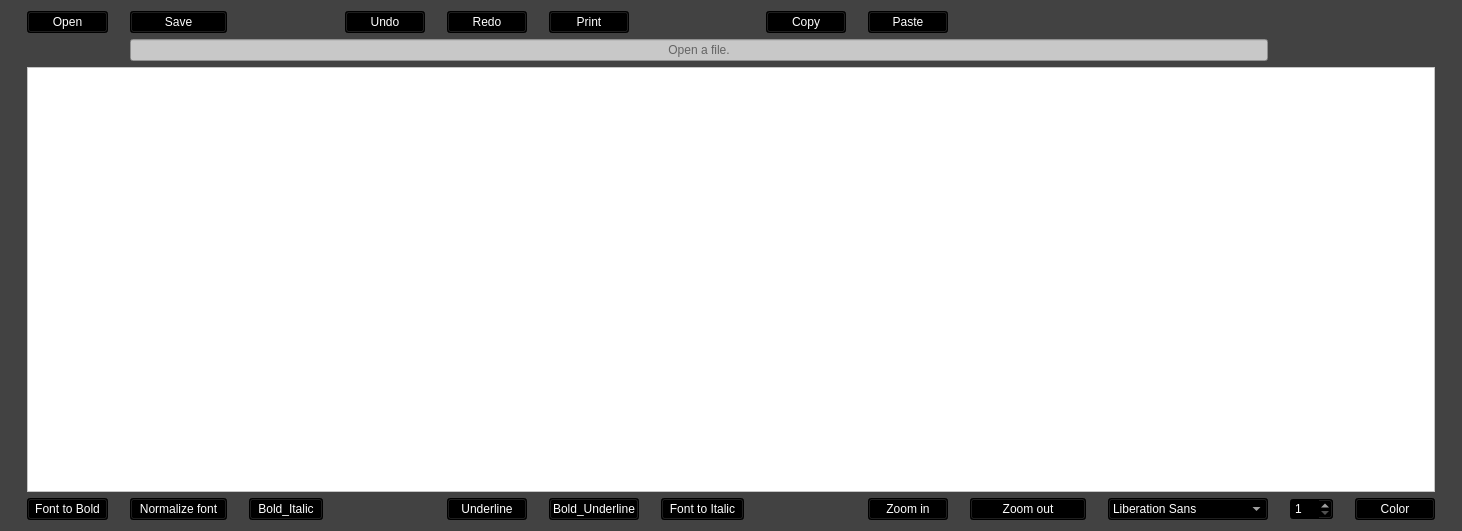
<?xml version="1.0" encoding="UTF-8"?>
<ui version="4.0">
 <class>Form</class>
 <widget class="QWidget" name="Form">
  <property name="geometry">
   <rect>
    <x>0</x>
    <y>0</y>
    <width>1462</width>
    <height>531</height>
   </rect>
  </property>
  <property name="windowTitle">
   <string>Form</string>
  </property>
  <property name="styleSheet">
   <string notr="true">*{background-color:#424242; color:white;}
QPushButton{background-color:black; color:white;}
QTextEdit{color:black;}
QFontComboBox{background-color:black;}
QSpinBox{background-color:black;}
QLineEdit{background-color:#C8C8C8; color:black;}
</string>
  </property>
  <layout class="QGridLayout" name="gridLayout">
   <item row="0" column="0">
    <widget class="QPushButton" name="pushButton_4">
     <property name="maximumSize">
      <size>
       <width>116</width>
       <height>23</height>
      </size>
     </property>
     <property name="text">
      <string>Open</string>
     </property>
    </widget>
   </item>
   <item row="0" column="1">
    <widget class="QPushButton" name="pushButton_6">
     <property name="maximumSize">
      <size>
       <width>116</width>
       <height>23</height>
      </size>
     </property>
     <property name="text">
      <string>Save</string>
     </property>
    </widget>
   </item>
   <item row="0" column="3">
    <widget class="QPushButton" name="pushButton_8">
     <property name="maximumSize">
      <size>
       <width>80</width>
       <height>23</height>
      </size>
     </property>
     <property name="text">
      <string>Undo</string>
     </property>
    </widget>
   </item>
   <item row="0" column="4">
    <widget class="QPushButton" name="pushButton_9">
     <property name="maximumSize">
      <size>
       <width>80</width>
       <height>23</height>
      </size>
     </property>
     <property name="text">
      <string>Redo</string>
     </property>
    </widget>
   </item>
   <item row="0" column="5">
    <widget class="QPushButton" name="pushButton_5">
     <property name="maximumSize">
      <size>
       <width>80</width>
       <height>23</height>
      </size>
     </property>
     <property name="text">
      <string>Print</string>
     </property>
    </widget>
   </item>
   <item row="0" column="7">
    <widget class="QPushButton" name="pushButton">
     <property name="maximumSize">
      <size>
       <width>80</width>
       <height>23</height>
      </size>
     </property>
     <property name="styleSheet">
      <string notr="true"/>
     </property>
     <property name="text">
      <string>Copy</string>
     </property>
    </widget>
   </item>
   <item row="0" column="8">
    <widget class="QPushButton" name="pushButton_7">
     <property name="maximumSize">
      <size>
       <width>80</width>
       <height>23</height>
      </size>
     </property>
     <property name="text">
      <string>Paste</string>
     </property>
    </widget>
   </item>
   <item row="1" column="1" colspan="10">
    <widget class="QLineEdit" name="lineEdit">
     <property name="alignment">
      <set>Qt::AlignCenter</set>
     </property>
     <property name="readOnly">
      <bool>true</bool>
     </property>
     <property name="placeholderText">
      <string>Open a file.</string>
     </property>
    </widget>
   </item>
   <item row="2" column="0" colspan="13">
    <widget class="QTextEdit" name="textEdit">
     <property name="sizePolicy">
      <sizepolicy hsizetype="Expanding" vsizetype="Expanding">
       <horstretch>0</horstretch>
       <verstretch>0</verstretch>
      </sizepolicy>
     </property>
     <property name="styleSheet">
      <string notr="true">QTextEdit#textEdit{background-color:white;}
</string>
     </property>
     <property name="frameShadow">
      <enum>QFrame::Raised</enum>
     </property>
    </widget>
   </item>
   <item row="3" column="0">
    <widget class="QPushButton" name="pushButton_10">
     <property name="maximumSize">
      <size>
       <width>81</width>
       <height>23</height>
      </size>
     </property>
     <property name="text">
      <string>Font to Bold</string>
     </property>
    </widget>
   </item>
   <item row="3" column="1">
    <widget class="QPushButton" name="pushButton_14">
     <property name="maximumSize">
      <size>
       <width>97</width>
       <height>23</height>
      </size>
     </property>
     <property name="text">
      <string>Normalize font</string>
     </property>
    </widget>
   </item>
   <item row="3" column="2">
    <widget class="QPushButton" name="pushButton_16">
     <property name="maximumSize">
      <size>
       <width>74</width>
       <height>23</height>
      </size>
     </property>
     <property name="text">
      <string>Bold_Italic</string>
     </property>
    </widget>
   </item>
   <item row="3" column="4">
    <widget class="QPushButton" name="pushButton_13">
     <property name="maximumSize">
      <size>
       <width>80</width>
       <height>23</height>
      </size>
     </property>
     <property name="text">
      <string>Underline</string>
     </property>
    </widget>
   </item>
   <item row="3" column="5">
    <widget class="QPushButton" name="pushButton_15">
     <property name="maximumSize">
      <size>
       <width>121</width>
       <height>23</height>
      </size>
     </property>
     <property name="text">
      <string>Bold_Underline</string>
     </property>
    </widget>
   </item>
   <item row="3" column="6">
    <widget class="QPushButton" name="pushButton_11">
     <property name="maximumSize">
      <size>
       <width>83</width>
       <height>23</height>
      </size>
     </property>
     <property name="text">
      <string>Font to Italic</string>
     </property>
    </widget>
   </item>
   <item row="3" column="8">
    <widget class="QPushButton" name="pushButton_2">
     <property name="maximumSize">
      <size>
       <width>116</width>
       <height>23</height>
      </size>
     </property>
     <property name="text">
      <string>Zoom in</string>
     </property>
    </widget>
   </item>
   <item row="3" column="9">
    <widget class="QPushButton" name="pushButton_3">
     <property name="maximumSize">
      <size>
       <width>116</width>
       <height>23</height>
      </size>
     </property>
     <property name="text">
      <string>Zoom out</string>
     </property>
    </widget>
   </item>
   <item row="3" column="10">
    <widget class="QFontComboBox" name="fontComboBox">
     <property name="maximumSize">
      <size>
       <width>160</width>
       <height>23</height>
      </size>
     </property>
     <property name="editable">
      <bool>false</bool>
     </property>
    </widget>
   </item>
   <item row="3" column="11">
    <widget class="QSpinBox" name="spinBox_2">
     <property name="maximumSize">
      <size>
       <width>43</width>
       <height>23</height>
      </size>
     </property>
     <property name="toolTip">
      <string>Font size</string>
     </property>
     <property name="minimum">
      <number>1</number>
     </property>
    </widget>
   </item>
   <item row="3" column="12">
    <widget class="QPushButton" name="pushButton_12">
     <property name="maximumSize">
      <size>
       <width>80</width>
       <height>23</height>
      </size>
     </property>
     <property name="text">
      <string>Color</string>
     </property>
    </widget>
   </item>
  </layout>
 </widget>
 <resources/>
 <connections/>
</ui>
